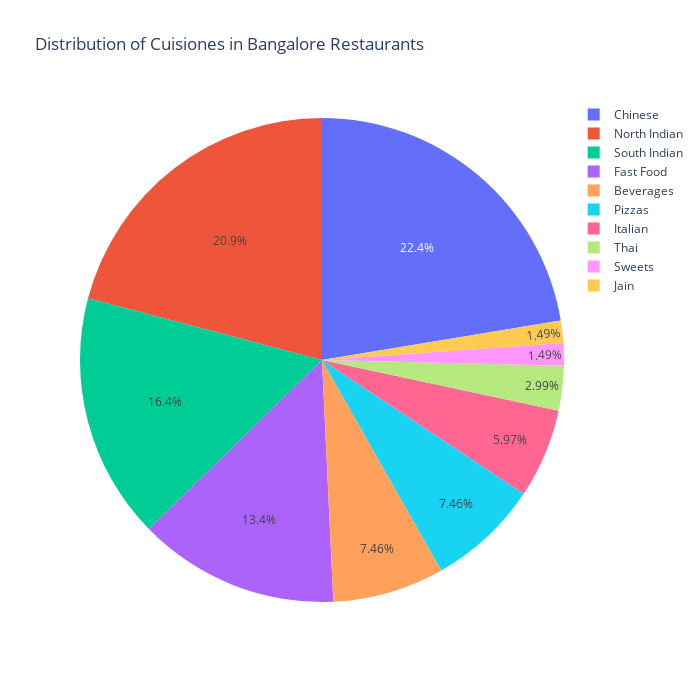

The notebook cell saved with this chart:
### Code cell
fig=px.pie(
    data_frame=swiggy_Koramangala,
    names=swiggy_Koramangala["Cuisine"][:10],
    values=swiggy_Koramangala["Count"][:10],
    title="Distribution of Cuisiones in Bangalore Restaurants",width=700,height=700
)
fig.show()

### Figure 1 — Plotly figure (JSON) as saved in the notebook; plotly's stock layout.template omitted (floating-point values rounded to 4 significant figures)
{"data": [{"domain": {"x": [0, 1], "y": [0, 1]}, "hovertemplate": "label=%{label}<br>value=%{value}<extra></extra>", "labels": ["Sweets", "South Indian", "North Indian", "Fast Food", "Beverages", "Jain", "Chinese", "Thai", "Pizzas", "Italian"], "legendgroup": "", "name": "", "showlegend": true, "type": "pie", "values": [1, 11, 14, 9, 5, 1, 15, 2, 5, 4]}], "layout": {"height": 700, "legend": {"tracegroupgap": 0}, "title": {"text": "Distribution of Cuisiones in Bangalore Restaurants"}, "width": 700}}
